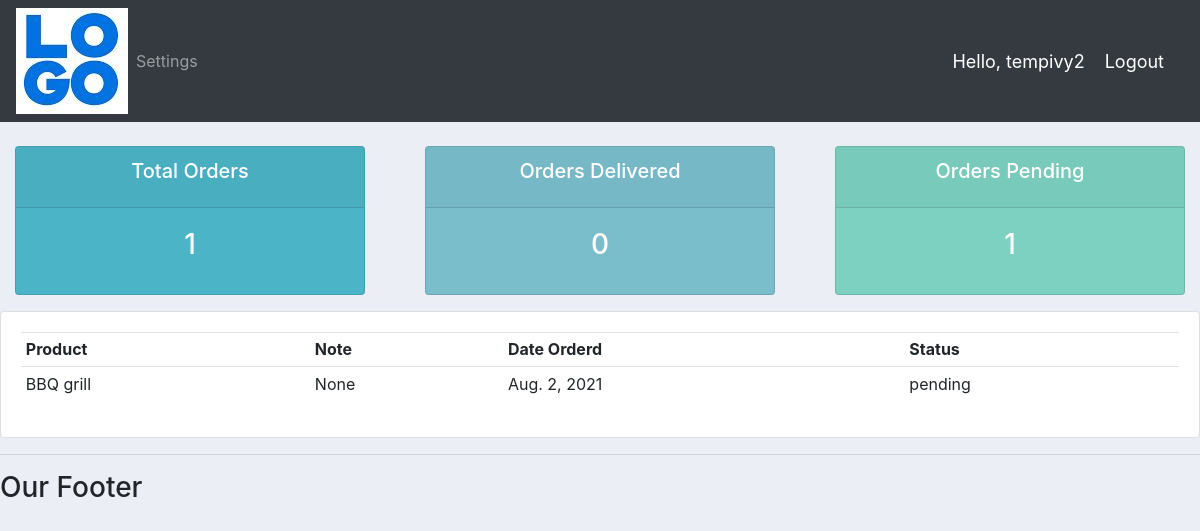
Page /user/ (signed in) on the committed database.
### accounts/models.py (models this page shows)
class Order(models.Model):
    STATUS = (
        ('pending','pending'),
        ('out for delivery','out for delivery'),
        ('delivered','delivered'),
    )
    customer = models.ForeignKey(Customer ,null=True, on_delete = models.SET_NULL)
    product = models.ForeignKey(Product, null=True, on_delete=models.SET_NULL)
    date_created = models.DateField(auto_now_add=True,null=True)
    status = models.CharField(max_length=200, null=True, choices = STATUS)
    note = models.CharField(max_length=1000, null=True)
    def __str__(self):
        return self.product.name

class Product(models.Model):
    def __str__(self):
        return self.name
    CATEGORY = (
        ('Indoor','Indoor'),
        ('Out Door','Out Door'),
    )
    name = models.CharField(max_length=200, null=True)
    price = models.FloatField(null = True)
    category = models.CharField(max_length=200, null=True, choices = CATEGORY)
    description = models.CharField(max_length=200, null=True, blank=True)
    date_created = models.DateField(auto_now_add=True, null=True )
    tags = models.ManyToManyField(Tag)

### accounts/decorator.py (the view)
        def wrapper_func(request, *args, **kwargs):
            group=None
            if request.user.groups.exists():
                group = request.user.groups.all()[0].name
            if group in allowed_roles:
                return view_func(request,*args,**kwargs)
            else:
                return HttpResponse('you are not authorized to view this page')

### accounts/decorator.py (called while the page is built)
def allowed_users(allowed_roles=[]):
    def decorator(view_func):
        def wrapper_func(request, *args, **kwargs):
            group=None
            if request.user.groups.exists():
                group = request.user.groups.all()[0].name
            if group in allowed_roles:
                return view_func(request,*args,**kwargs)
            else:
                return HttpResponse('you are not authorized to view this page')
        return wrapper_func
    return decorator

### accounts/views.py (called while the page is built)
@login_required(login_url='login')
@allowed_users(allowed_roles=['customer'])
def userpage(request):
    orders = request.user.customer.order_set.all()
    total_orders = orders.count()
    delivered = orders.filter(status='delivered').count()
    pending = orders.filter(status='pending').count()
    print('orders', orders)
    context = {'orders': orders,'total_orders': total_orders, 'delivered': delivered,'pending': pending}
    return render(request, 'accounts/user.html', context)

### accounts/templates/accounts/user.html
{%  extends 'accounts/main.html' %}
{% block content %}
{% include 'accounts/status.html' %}
<div class="row">
	<div class="col-md">
		<div class="card card-body">
			<table class="table table-sm">
				<tr>
					<th>Product</th>
					<th>Note</th>
					<th>Date Orderd</th>
					<th>Status</th>
				</tr>
				{% for order in orders %}
				<tr>
					<td>{{order.product}}</td>
					<td>{{order.note}}</td>
					<td>{{order.product.date_created}}</td>
					<td>{{order.status}}</td>
				</tr>
				{% endfor %}
			</table>
		</div>
	</div>
</div>
{% endblock content %}

### accounts/templates/accounts/Navbar.html (shortened to what this page needs)
{% load static %}
<nav class="navbar navbar-expand-lg navbar-dark bg-dark">
  <img src="{% static 'images/logo.jpg'%}">
  <div class="collapse navbar-collapse" id="navbarNavDropdown">
    <ul class="navbar-nav">
      {% if request.user.is_staff %}
      <li class="nav-item active">
        <a class="nav-link" href="{% url 'home' %}">Dashboard</a>
      </li>
      <li class="nav-item">
        <a class="nav-link" href="{% url 'products' %}">Products</a>
      </li>
      {% else %}
      <li class="nav-item">
        <a class="nav-link" href="{% url 'account' %}">Settings</a>
      </li>
      {% endif %}
    </ul>
  </div>
  <span class= "hello-msg">Hello, {{request.user}}</span>
  <span><a class= "hello-msg" href="{% url 'logout' %}">Logout</a></span>
</nav>

### static/css/main.css (style rules this page uses)
body { background-color: #ebeff5; }

### accounts/templates/accounts/Navbar.html (style rules this page uses)
.hello-msg { font-size: 18px; color: #fff; margin-right: 20px; }

### rows in the picture
Order: product "BBQ grill", note "None", product.date_created "Aug. 2, 2021", status "pending"

### other values in the picture
{{ request.user }} "tempivy2"
{{ total_orders }} "1"
{{ delivered }} "0"
{{ pending }} "1"
